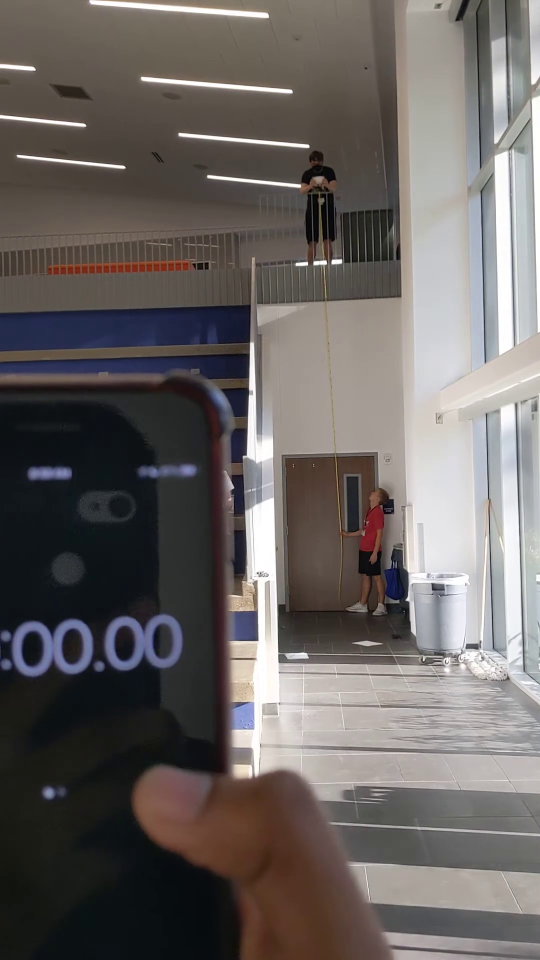
#> input picture frame 13 of Media/Test7.mp4, 1080 x 1920 px (shown at 1/2 size)
$ python CenterDetection_Video_Final.py
#> lines starting #> are read from the running program, lines starting #| are printed output that depends on the picture; after the words box and inside, x2 and y2 are one past the last pixel; in counts of white or black regions, pixels touching at a corner belong together
import cv2
import numpy as np
from matplotlib import pyplot as plt
import csv

vid = cv2.VideoCapture("Media/Test7.mp4")
dataFile = open("Calculated_Data/Test7.csv", "w", newline='')
writer = csv.writer(dataFile)
frameCount = 0
firstEnteredFrame = 0
stillInFrame = False
pastXCenter = 0
pastYCenter = 0

while (vid.isOpened()):
    try:
        ret, frame = vid.read()
#> frame is the input picture: shape (1920, 1080, 3); mean B, G, R 98.5, 100.3, 105.5
        #frame = cv2.resize(frame, (270, 480), fx = 0, fy = 0, interpolation = cv2.INTER_CUBIC)
        frame = cv2.resize(frame, (6750, 12000), fx = 0, fy = 0, interpolation = cv2.INTER_CUBIC)
        originalWidth = frame.shape[1]
#> originalWidth = 6750
        originalHeight = frame.shape[0]
#> originalHeight = 12000
        x1 = int(originalWidth*(78/128))
#> x1 = 4113
        x2 = int(originalWidth*(82/128))
#> x2 = 4324
        y1 = int(originalHeight*(74/128))
#> y1 = 6937
        y2 = int(originalHeight*(80/128))
#> y2 = 7500

        cropped_frame = frame[y1:y2, x1:x2]
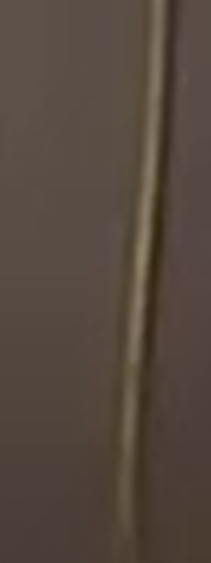
#> cropped_frame: shape (563, 211, 3); mean of channels 0, 1, 2 63.2, 71.9, 85.7; drawn as B, G, R
        monoColor = cv2.cvtColor(cropped_frame, cv2.COLOR_BGR2GRAY)
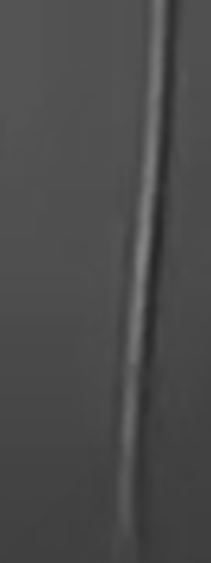
#> monoColor: shape (563, 211); min 39, max 132, mean 74.9

        x12 = int(originalWidth*(10/128))
#> x12 = 527
        x22 = int(originalWidth*(50/128))
#> x22 = 2636
        y12 = int(originalHeight*(66/128))
#> y12 = 6187
        y22 = int(originalHeight*(76/128))
#> y22 = 7125
        time_frame = frame[y12:y22, x12:x22]
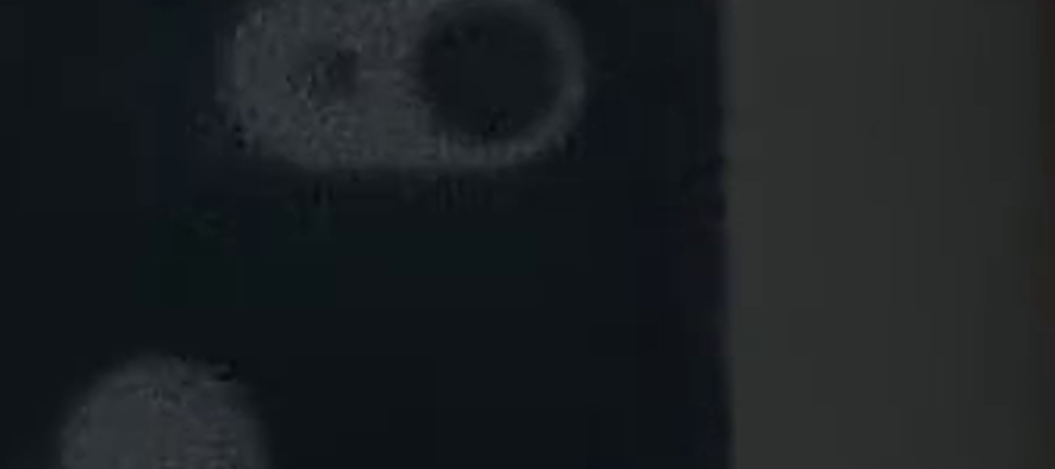
#> time_frame: shape (938, 2109, 3) (shown at 1/2 size); mean of channels 0, 1, 2 34.1, 31.9, 27.2; drawn as B, G, R

        ret, thresh = cv2.threshold(monoColor, 110, 255, cv2.THRESH_BINARY)
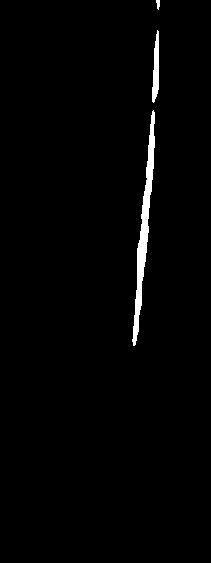
#> thresh: shape (563, 211); 1.6% white; 3 white regions, box (x1, y1, x2, y2) and area: (132, 110, 155, 346) 1497, (152, 30, 159, 103) 346, (156, 0, 160, 10) 29
        white = np.nonzero(thresh)
#> white = 1872 positions, rows 0 to 345, columns 132 to 159
        try:
            xCenter = min(white[1])
#> xCenter = 132
            pastXCenter = xCenter
#> pastXCenter = 132
            yCenter = white[0][0]
#> yCenter = 0
            pastYCenter = yCenter
#> pastYCenter = 0
            if (firstEnteredFrame == 0):
                print("first time")
                firstEnteredFrame = 1
            if (firstEnteredFrame == 2):
                print("second time")
                cv2.circle(monoColor, (pastXCenter, pastYCenter), 2, (255, 255, 255), -1)
                cv2.imshow('Frame', frame)
                cv2.imshow('New_Frame', monoColor)
                #cv2.imshow('Time_Frame', time_frame)
                frameCount += 1
                writer.writerow([str(xCenter),str(yCenter)])
                print("Center: "+str(xCenter)+" , "+str(yCenter))
                #cv2.waitKey(1000)
                '''if (frameCount >= 6):
                    cv2.waitKey(1000)'''
        except:
            if (firstEnteredFrame == 1):
                firstEnteredFrame = 2
            '''elif (firstEnteredFrame == 2):
                firstEnteredFrame = 3
            elif (firstEnteredFrame == 3):
                firstEnteredFrame = 4
            elif (firstEnteredFrame == 4):
                firstEnteredFrame = 5'''
            continue
        if cv2.waitKey(25) & 0xFF == ord('q'):
#> (key q is pressed here)
            break
    except:
        break

print("Frame count: "+str(frameCount))
writer.writerow([str(frameCount)])
dataFile.close()

vid.release()
cv2.destroyAllWindows()

$ run again, starting later in the video
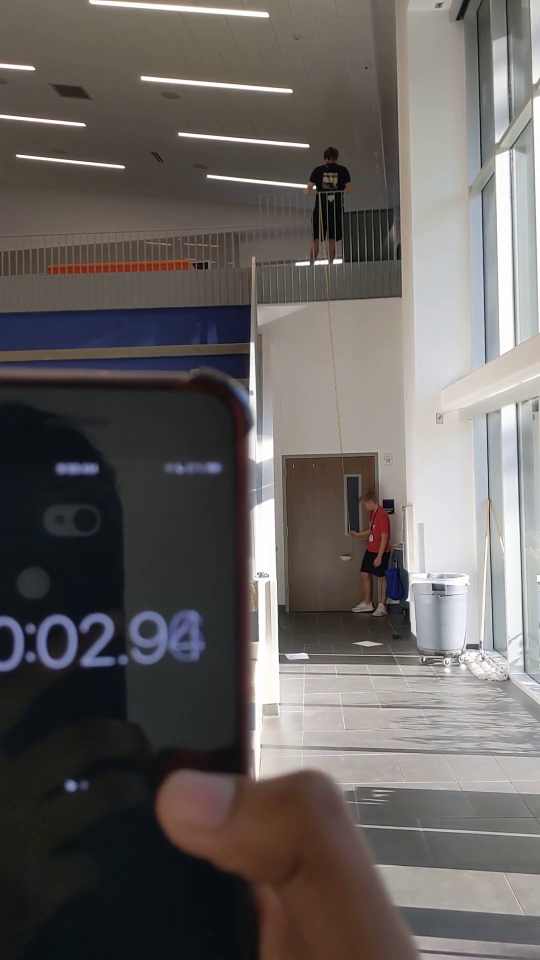
#> input picture frame 104 of Media/Test7.mp4, 1080 x 1920 px (shown at 1/2 size)
#> frame is the input picture: shape (1920, 1080, 3); mean B, G, R 96.2, 98.2, 102.9
#> `time_frame = frame[y12:y22, x12:x22]`:
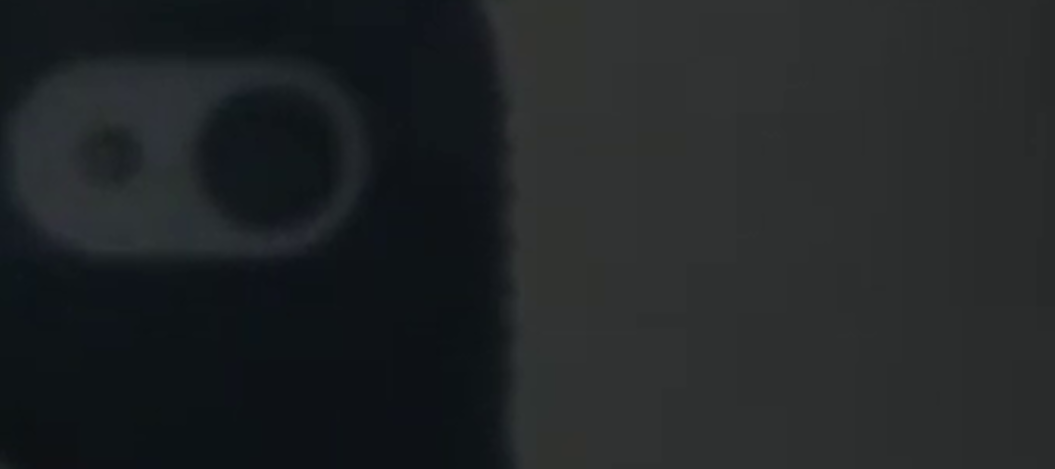
#> time_frame: shape (938, 2109, 3) (shown at 1/2 size); mean of channels 0, 1, 2 38.7, 37, 33.5; drawn as B, G, R
#> `ret, thresh = cv2.threshold(monoColor, 110, 255, cv2.THRESH_BINARY)`:
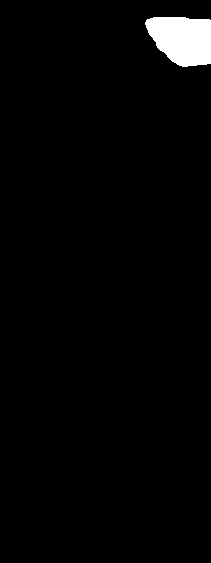
#> thresh: shape (563, 211); 2.2% white; 1 white region, box (x1, y1, x2, y2) and area: (145, 17, 211, 67) 2598
#> white = 2598 positions, rows 17 to 66, columns 145 to 210
#> xCenter = 145
#> yCenter = 17
